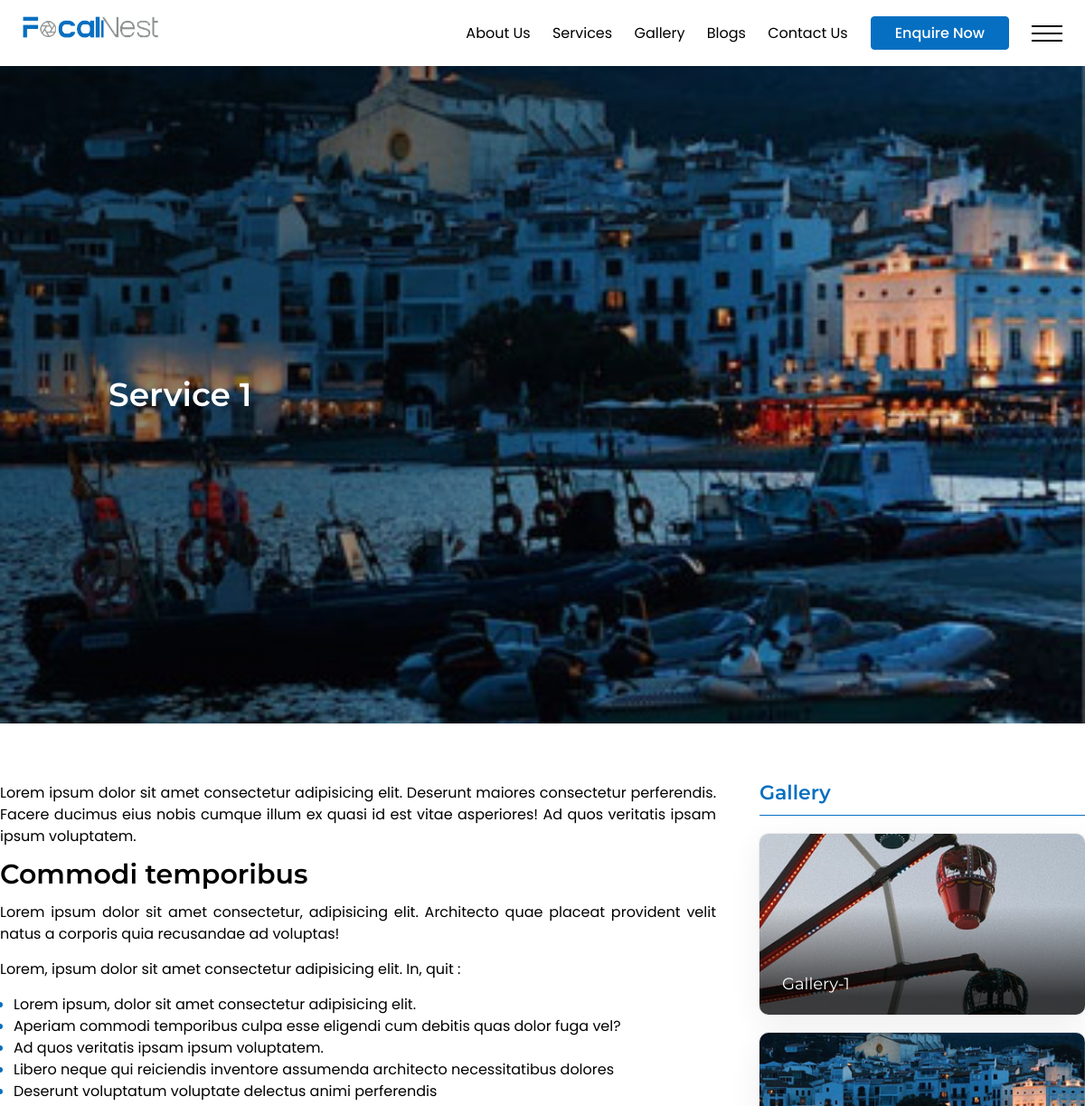
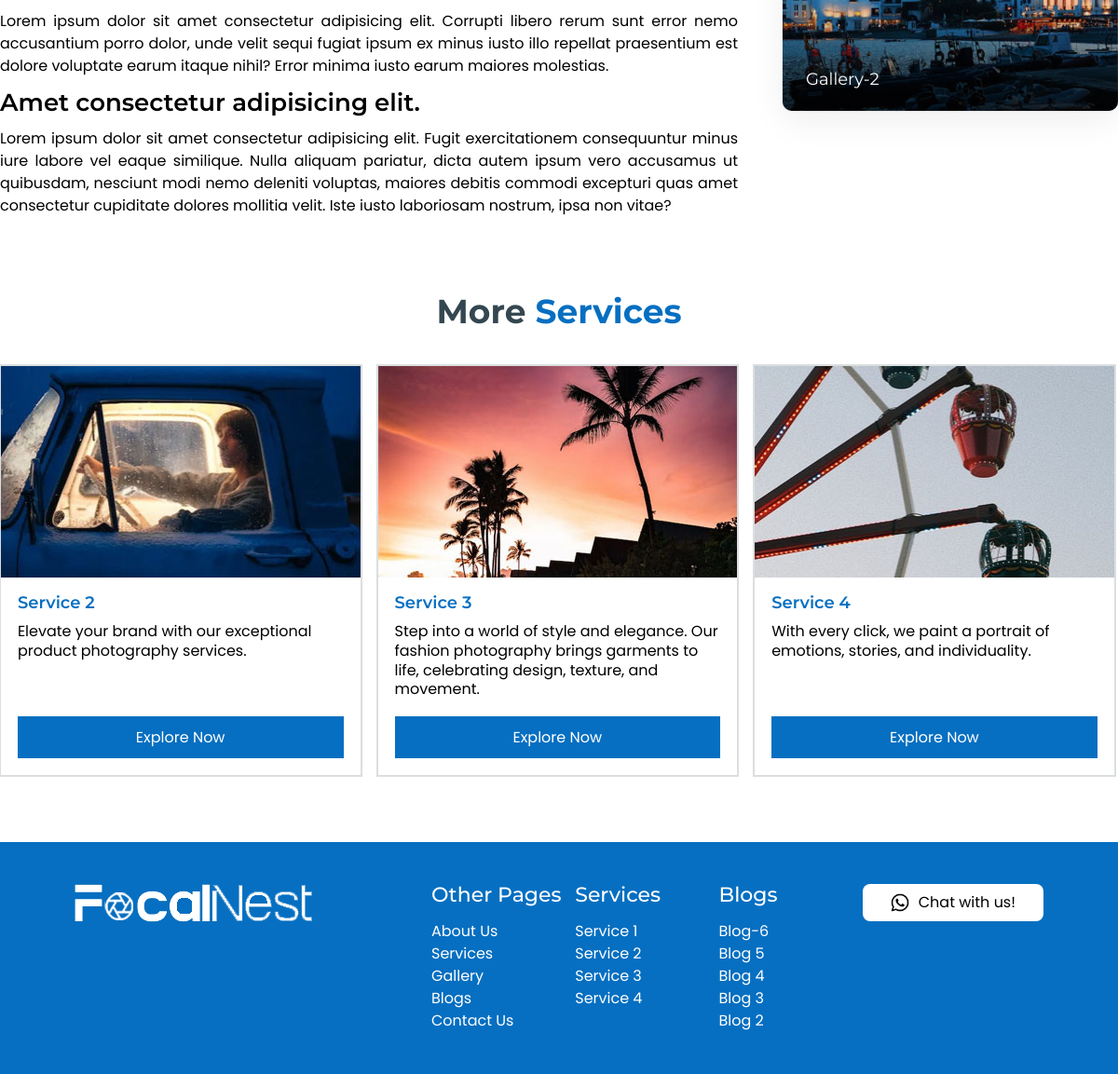
The page /service/service-1/ on the database its author committed (2 pictures, top to bottom).
### FocalNest/models.py (models this page shows, shortened)
class ServicePost(models.Model):
    title = models.CharField(max_length=200)
    Title_Url = models.SlugField(unique=True, blank=True, null=True)
    Service_image = models.ImageField(upload_to='Admin/Serviceicons/')
    Service_icon = models.ImageField(upload_to='Admin/Serviceimages/')
    Description = models.CharField(max_length=255,)
    content = RichTextField()
    class Meta:
        verbose_name = 'Service'
        verbose_name_plural = 'Services'

class Gallery(models.Model):
    service = models.ForeignKey(ServicePost, on_delete=models.CASCADE)
    Gallery_Title = models.CharField(max_length=50)
    class Meta:
        unique_together = ('service', 'Gallery_Title')
        verbose_name = 'Gallery'
        verbose_name_plural = 'Gallery'

class GalleryImage(models.Model):
    gallery = models.ForeignKey(Gallery, on_delete=models.CASCADE)
    image = models.ImageField(upload_to='Admin/GalleryImages/', max_length=100)

class BlogPost(models.Model):
    Blog_title = models.CharField(max_length=200)
    Title_url = models.SlugField(unique=True, blank=True, null=True)
    image = models.ImageField(upload_to='Admin/blogimages/')
    content = RichTextField()
    class Meta:
        verbose_name = 'Blog'
        verbose_name_plural = 'Blogs'

### FocalNest/views.py (the view)
# urls.py: path('service/<slug:Title_url>/', views.service_detail, name='service_detail'),
def service_detail(request, Title_url):
    post = get_object_or_404(ServicePost, Title_Url=Title_url)
    galleries = Gallery.objects.filter(service=post)
    more_services = ServicePost.objects.exclude(id=post.id)
    return render(request, 'service-detail.html', {'post': post, 'galleries': galleries, 'more_posts': more_services})

### FocalNest/commoncontext.py (called while the page is built)
def common_data(request):
    allservices = ServicePost.objects.all()
    allblogs = BlogPost.objects.all().order_by('-id')
    recent_blogs = BlogPost.objects.all().order_by('-id')[:5]
    return {
        'services': allservices,
        'blogs': allblogs,
        'recentblogs': recent_blogs,
    }

### FocalNest/templates/service-detail.html (shortened to what this page needs)
{% extends "masterpage.html" %}
{% load static %}
{% block content %}
<main>
    <div class="blog-banner blog-detail-banner">
        <div class="bg"><img src="{{ post.Service_image.url }}" alt=""></div>
        <div class="banner-wrapper">
            <div class="content">
                <h1>{{ post.title }}</h1>
            </div>
        </div>
    </div>
    <section>
        <div class="blogDetailSecA serviceDetailSecA">
            <div class="container">
                <div class="flex">
                    <div class="colA">
                        <div class="content">
                            {{ post.content|safe }}
                        </div>
                    </div>
                    <div class="colB">
                        <h4>Gallery</h4>
                        <div class="gallery-wrap">
                            {% for gallery in galleries %}
                                <div class="col">
                                    {% with first_image=gallery.galleryimage_set.first %}
                                        <a href="{{ first_image.image.url }}" class="gallery-btn" data-fancybox="{{ gallery.Gallery_Title }}">
                                            <figure><img src="{{ first_image.image.url }}" alt=""></figure>
                                            <h6 class="title">{{ gallery.Gallery_Title }}</h6>
                                        </a>
                                    {% endwith %}
                                </div>
                            {% endfor %}
                        </div>
                    </div>
                </div>
            </div>
        </div>
    </section>
    <section>
        <div class="blogListingSecB serviceListingSecB">
            <div class="container">
                <div class="heading text-center">
                    <h3>More <span>Services</span></h3>
                </div>
                <div class="more-service-slider owl-carousel">
                    {% for more_post in more_posts %}
                        <div class="col">
                            <a href="{% url 'FocalNest:service_detail' Title_url=more_post.Title_Url %}">
                                <figure><img src="{{ more_post.Service_image.url }}" alt=""></figure>
                                <figcaption>
                                    <h4 class="title">{{more_post.title}}</h4>
                                    <p>{{ more_post.Description }}</p>
                                    <button class="explr-btn">Explore Now</button>
                                </figcaption>
                            </a>
                        </div>
                    {% endfor %}
                </div>
            </div>
        </div>
    </section>
</main>
{% endblock %}

### FocalNest/templates/masterpage.html (shortened to what this page needs)
{% load static %}
<!DOCTYPE html>
<html lang="en">
<head>
    <link rel="stylesheet" href="{% static 'sass/style.css' %}">
    <link rel="stylesheet" href="{% static 'fonts/fonts.css' %}">
    <link rel="stylesheet" href="{% static 'css/owl.carousel.min.css' %}">
    <link rel="stylesheet" href="{% static 'css/fancybox.css' %}">
</head>
<body>
    <header>
        <div class="container-fluid">
            <div class="header-wrapper">
                <div class="flex">
                    <div class="colA">
                        <a href="/">
                            <img src="{% static 'images/logo.png' %}" alt="">
                        </a>
                    </div>
                    <div class="colB">
                        <nav>
                            <ul>
                                <li>
                                    <a href="">About Us</a>
                                </li>
                                <li>
                                    <a href="/service">Services</a>
                                </li>
                                <li>
                                    <a href="/gallery">Gallery</a>
                                </li>
                                <li>
                                    <a href="/blog">Blogs</a>
                                </li>
                                <li>
                                    <a href="">Contact Us</a>
                                </li>
                            </ul>
                        </nav>
                    </div>
                    <div class="colC">
                        <button class="enquire-btn">Enquire Now</button>
                        <div class="ham-menu">
                            <span></span>
                            <span></span>
                            <span></span>
                        </div>
                    </div>
                </div>
            </div>
        </div>
    </header>
    {% block content %}
    {% endblock %}
    <footer>
        <div class="container-fluid">
            <div class="footer-wrapper">
                <div class="flex">
                    <div class="colA">
                        <div class="logo"><a href="/"><img src="{% static 'images/logo.png' %}" alt=""></a></div>
                    </div>
                    <div class="colB">
                        <div class="col">
                            <h4>Other Pages</h4>
                            <ul>
                                <li>
                                    <a href="">About Us</a>
                                </li>
                                <li>
                                    <a href="/service">Services</a>
                                </li>
                                <li>
                                    <a href="/gallery">Gallery</a>
                                </li>
                                <li>
                                    <a href="/blog">Blogs</a>
                                </li>
                                <li>
                                    <a href="">Contact Us</a>
                                </li>
                            </ul>
                        </div>
                        <div class="col">
                            <h4>Services</h4>
                            <ul>
                                {% for service in services %}
                                    <li><a href="{% url 'FocalNest:service_detail' Title_url=service.Title_Url %}">{{ service.title }}</a></li>
                                {% endfor %}
                            </ul>
                        </div>
                        <div class="col">
                            <h4>Blogs</h4>
                            <ul>
                                {% for blog in recentblogs %}
                                    <li><a href="{% url 'FocalNest:blog_detail' Title_url=blog.Title_url %}">{{ blog.Blog_title }}</a></li>
                                {% endfor %}
                            </ul>
                        </div>
                    </div>
                    <div class="colC">
                        <div class="btn wtsp-button">
                            <a href=""><img src="{% static 'icons/whatsapp.png' %}" alt="">Chat with us!</a>
                        </div>
                    </div>
                </div>
            </div>
        </div>
    </footer>
</body>
</html>

### rows shown on the page
ServicePost: Service_image (picture), title "Service 1", content "Lorem ipsum dolor sit amet consectetur adipisicing elit. Deserunt maiores consectetur perferendis. Facere ducimus eius nobis cumque illum ex quasi id est vitae asperiores! Ad quos veritatis ipsam ipsum voluptatem. Commodi temporibus Lorem ipsum dolor sit amet consectetur, adipisicing elit. Architecto quae placeat provident velit natus a corporis quia recusandae ad voluptas! Lorem, ipsum dolor sit amet consectetur adipisicing elit. In, quit : Lorem ipsum, dolor sit amet consectetur adipisicing elit. Aperiam commodi temporibus culpa esse eligendi cum debitis quas dolor fuga vel? Ad quos veritatis ipsam ipsum voluptatem. Libero neque qui reiciendis inventore assumenda architecto necessitatibus…"
Gallery: galleryimage_set.first.image (picture), Gallery_Title "Gallery-1"
Gallery: galleryimage_set.first.image (picture), Gallery_Title "Gallery-2"
ServicePost: Service_image (picture), title "Service 2", Description "Elevate your brand with our exceptional product photography services."
ServicePost: Service_image (picture), title "Service 3", Description "Step into a world of style and elegance. Our fashion photography brings garments to life, celebrating design, texture, and movement."
ServicePost: Service_image (picture), title "Service 4", Description "With every click, we paint a portrait of emotions, stories, and individuality."
BlogPost: Blog_title "Blog-6"
BlogPost: Blog_title "Blog 5"
BlogPost: Blog_title "Blog 4"
BlogPost: Blog_title "Blog 3"
BlogPost: Blog_title "Blog 2"
